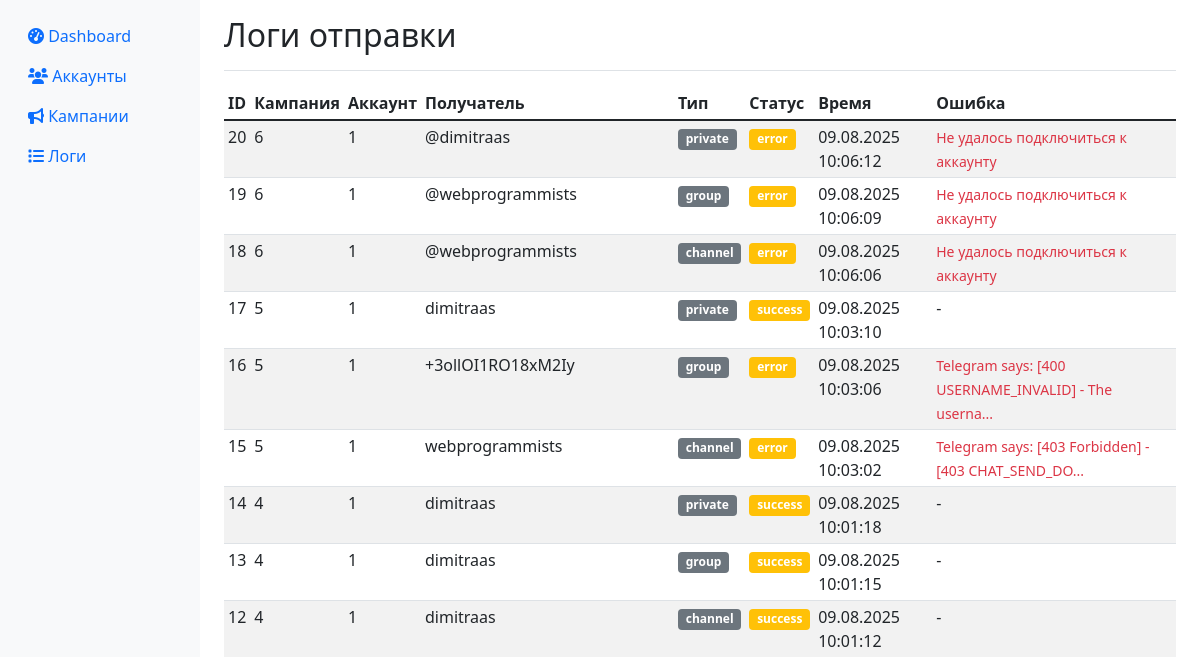
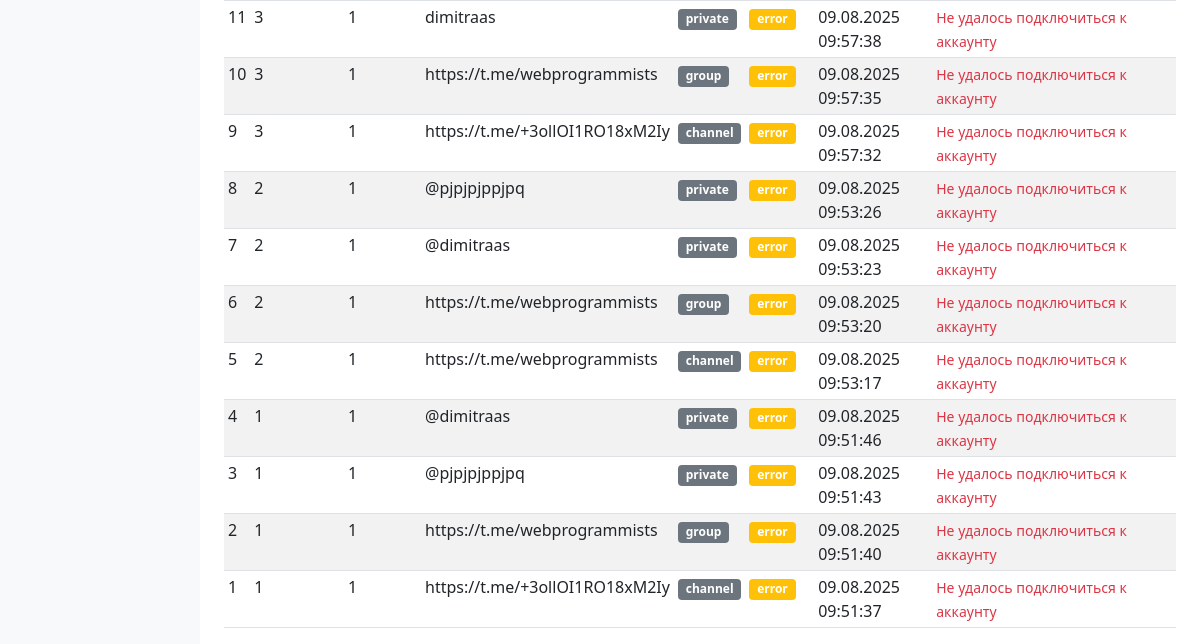
Page /logs on the earlier database version (2 pictures, top to bottom).
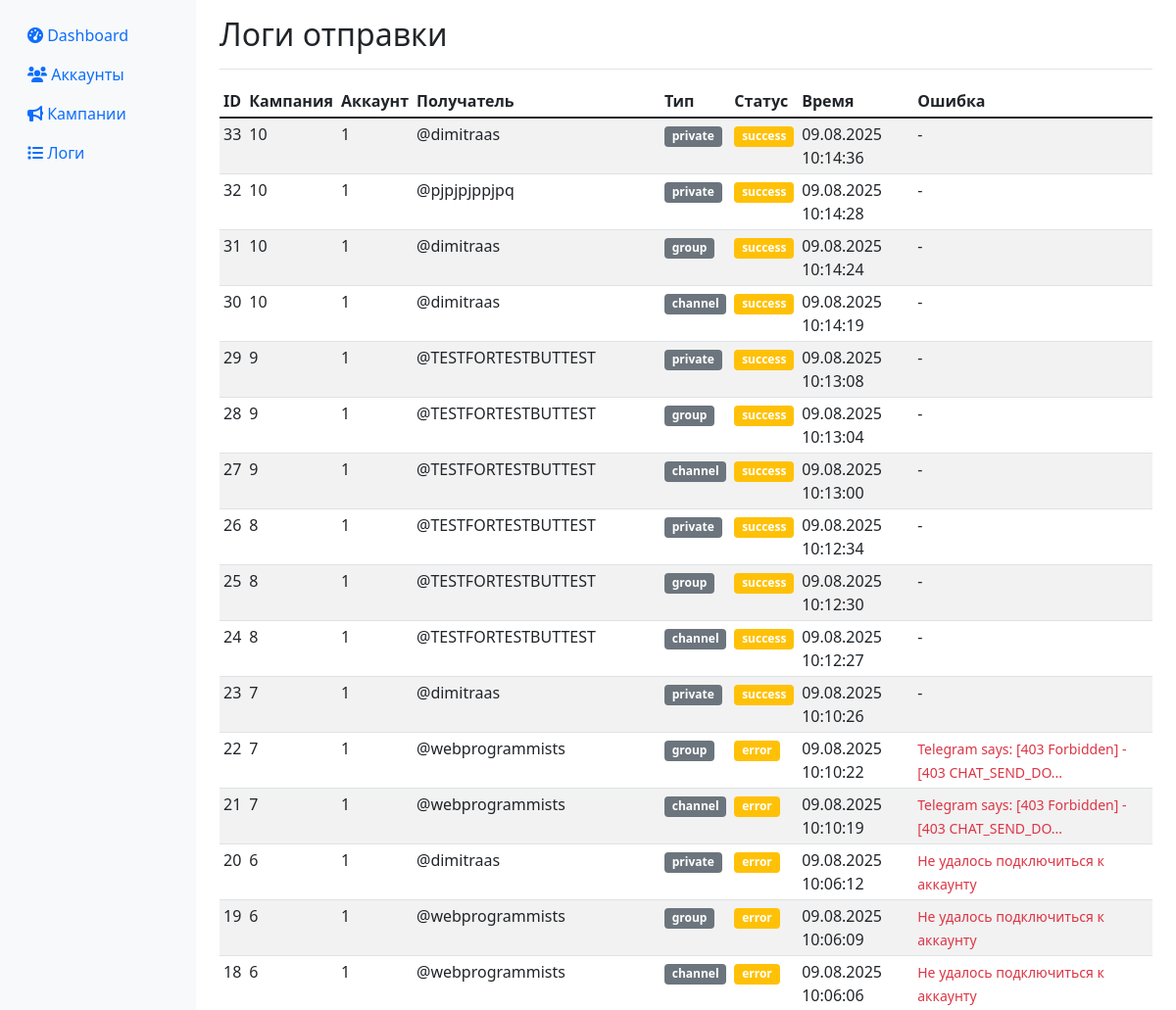
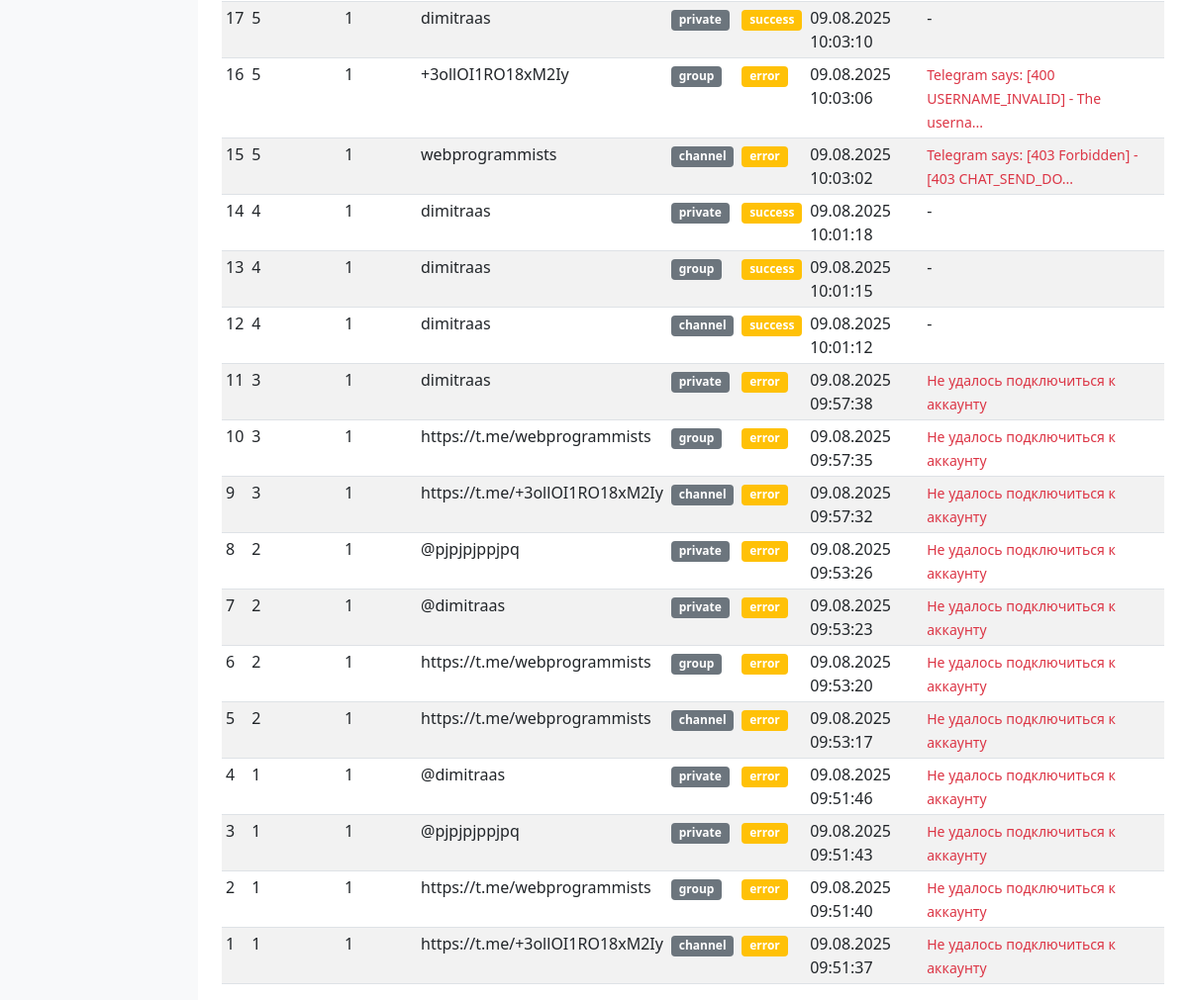
Same page on the later database version (2 pictures, top to bottom).
### app/database.py (models this page shows)
class SendLog(Base):
    __tablename__ = "send_logs"
    id = Column(Integer, primary_key=True, index=True)
    campaign_id = Column(Integer)
    account_id = Column(Integer)
    recipient = Column(String)
    recipient_type = Column(String)  # channel, group, private
    status = Column(String)  # sent, failed, blocked
    message = Column(Text, nullable=True)
    error_message = Column(Text, nullable=True)
    sent_at = Column(DateTime, default=datetime.utcnow)

### app/web.py (the view)
@app.get("/logs", response_class=HTMLResponse)
async def logs_page(request: Request, db: Session = Depends(get_db)):
    logs = db.query(SendLog).order_by(SendLog.sent_at.desc()).limit(100).all()
    return templates.TemplateResponse("logs.html", {
        "request": request,
        "logs": logs
    })

### templates/logs.html (shortened to what this page needs)
{% extends "base.html" %}
{% block content %}
<div class="d-flex justify-content-between flex-wrap flex-md-nowrap align-items-center pt-3 pb-2 mb-3 border-bottom">
    <h1 class="h2">Логи отправки</h1>
</div>
<div class="table-responsive">
    <table class="table table-striped table-sm">
        <thead>
            <tr>
                <th>ID</th>
                <th>Кампания</th>
                <th>Аккаунт</th>
                <th>Получатель</th>
                <th>Тип</th>
                <th>Статус</th>
                <th>Время</th>
                <th>Ошибка</th>
            </tr>
        </thead>
        <tbody>
            {% for log in logs %}
            <tr>
                <td>{{ log.id }}</td>
                <td>{{ log.campaign_id }}</td>
                <td>{{ log.account_id }}</td>
                <td>{{ log.recipient }}</td>
                <td>
                    <span class="badge bg-secondary">{{ log.recipient_type }}</span>
                </td>
                <td>
                    <span class="badge bg-{% if log.status == 'sent' %}success{% elif log.status == 'failed' %}danger{% else %}warning{% endif %}">
                        {{ log.status }}
                    </span>
                </td>
                <td>{{ log.sent_at.strftime('%d.%m.%Y %H:%M:%S') }}</td>
                <td>
                    {% if log.error_message %}
                    <small class="text-danger">{{ log.error_message[:50] }}{% if log.error_message|length > 50 %}...{% endif %}</small>
                    {% else %}
                    -
                    {% endif %}
                </td>
            </tr>
            {% endfor %}
        </tbody>
    </table>
</div>
{% endblock %}

### templates/base.html (shortened to what this page needs)
<!DOCTYPE html>
<html lang="ru">
<head>
    <link href="https://cdn.jsdelivr.net/npm/bootstrap@5.1.3/dist/css/bootstrap.min.css" rel="stylesheet">
    <link href="https://cdnjs.cloudflare.com/ajax/libs/font-awesome/6.0.0/css/all.min.css" rel="stylesheet">
</head>
<body>
    <div class="container-fluid">
        <div class="row">
            <nav class="col-md-2 d-md-block sidebar collapse">
                <div class="position-sticky pt-3">
                    <ul class="nav flex-column">
                        <li class="nav-item">
                            <a class="nav-link" href="/">
                                <i class="fas fa-tachometer-alt"></i> Dashboard
                            </a>
                        </li>
                        <li class="nav-item">
                            <a class="nav-link" href="/accounts">
                                <i class="fas fa-users"></i> Аккаунты
                            </a>
                        </li>
                        <li class="nav-item">
                            <a class="nav-link" href="/campaigns">
                                <i class="fas fa-bullhorn"></i> Кампании
                            </a>
                        </li>
                        <li class="nav-item">
                            <a class="nav-link" href="/logs">
                                <i class="fas fa-list"></i> Логи
                            </a>
                        </li>
                    </ul>
                </div>
            </nav>
            <main class="col-md-10 ms-sm-auto px-md-4">
                {% block content %}{% endblock %}
            </main>
        </div>
    </div>
</body>
</html>

### templates/base.html (style rules this page uses)
.sidebar { min-height: 100vh; background-color: #f8f9fa; }

Differences in the rows shown:
added SendLog: id "33", campaign_id "10", account_id "1", recipient "@dimitraas", recipient_type "private", status "success", sent_at "09.08.2025 10:14:36"
added SendLog: id "32", campaign_id "10", account_id "1", recipient "@pjpjpjppjpq", recipient_type "private", status "success", sent_at "09.08.2025 10:14:28"
added SendLog: id "31", campaign_id "10", account_id "1", recipient "@dimitraas", recipient_type "group", status "success", sent_at "09.08.2025 10:14:24"
added SendLog: id "30", campaign_id "10", account_id "1", recipient "@dimitraas", recipient_type "channel", status "success", sent_at "09.08.2025 10:14:19"
added SendLog: id "29", campaign_id "9", account_id "1", recipient "@TESTFORTESTBUTTEST", recipient_type "private", status "success", sent_at "09.08.2025 10:13:08"
added SendLog: id "28", campaign_id "9", account_id "1", recipient "@TESTFORTESTBUTTEST", recipient_type "group", status "success", sent_at "09.08.2025 10:13:04"
added SendLog: id "27", campaign_id "9", account_id "1", recipient "@TESTFORTESTBUTTEST", recipient_type "channel", status "success", sent_at "09.08.2025 10:13:00"
added SendLog: id "26", campaign_id "8", account_id "1", recipient "@TESTFORTESTBUTTEST", recipient_type "private", status "success", sent_at "09.08.2025 10:12:34"
added SendLog: id "25", campaign_id "8", account_id "1", recipient "@TESTFORTESTBUTTEST", recipient_type "group", status "success", sent_at "09.08.2025 10:12:30"
added SendLog: id "24", campaign_id "8", account_id "1", recipient "@TESTFORTESTBUTTEST", recipient_type "channel", status "success", sent_at "09.08.2025 10:12:27"
added SendLog: id "23", campaign_id "7", account_id "1", recipient "@dimitraas", recipient_type "private", status "success", sent_at "09.08.2025 10:10:26"
added SendLog: id "22", campaign_id "7", account_id "1", recipient "@webprogrammists", recipient_type "group", status "error", sent_at "09.08.2025 10:10:22", error_message "Telegram says: [403 Forbidden] - [403 CHAT_SEND_DO"
added SendLog: id "21", campaign_id "7", account_id "1", recipient "@webprogrammists", recipient_type "channel", status "error", sent_at "09.08.2025 10:10:19", error_message "Telegram says: [403 Forbidden] - [403 CHAT_SEND_DO"
